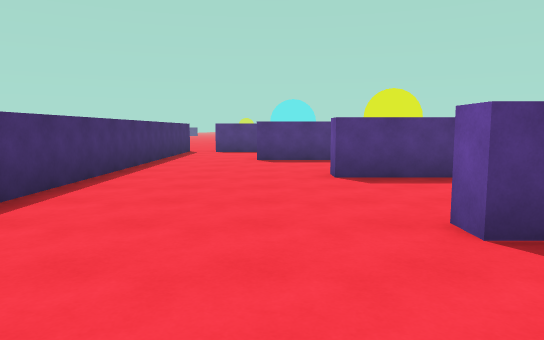
View 1 (above)

17 first-person views from a walk through a scene from a Unity 3-D project. The camera is 1.5 m above the floor, tilts 6° down and sees 70° across. The floor is counted in squares, 2 m on a side. Each view is taken from the middle of a square. On the plan, view 1 faces up. The plan holds only what a view shows up to about 12 squares ahead; the rest is blank. The place goes on beyond the plan. The player is left out.

View 2
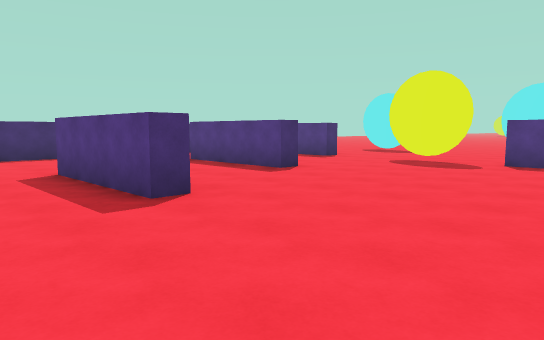

View 3
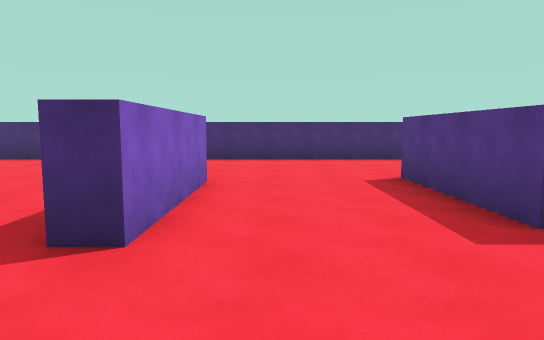

View 4
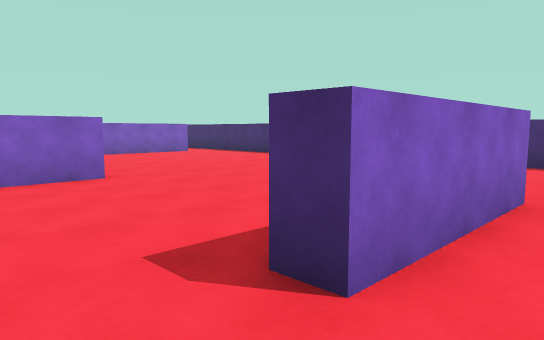

View 5
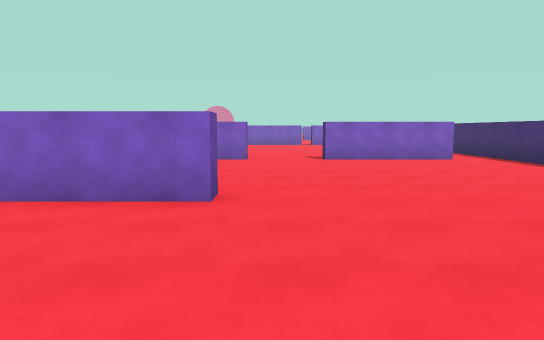

View 6
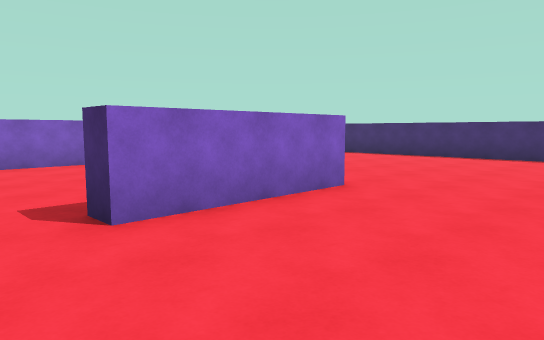

View 7
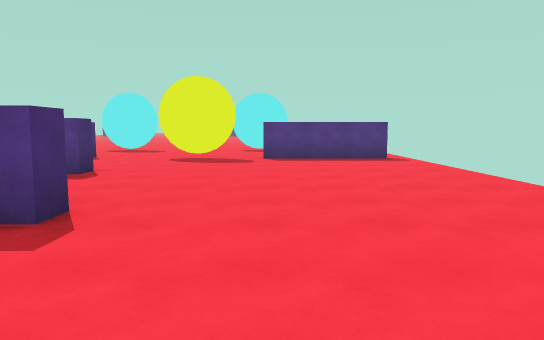

View 8
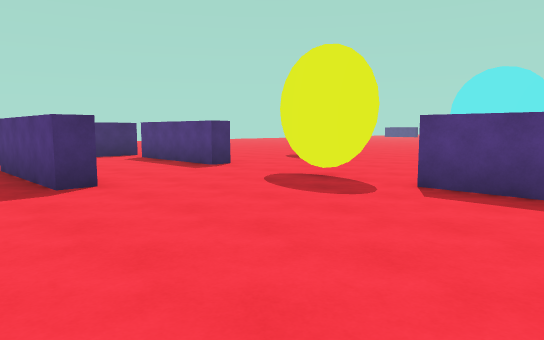

View 9
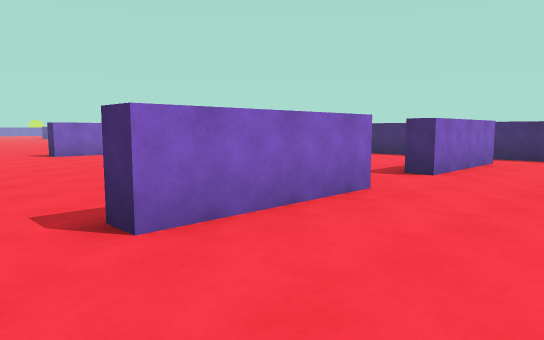

View 10
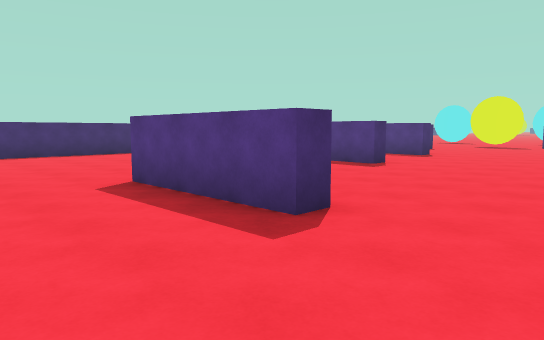

View 11
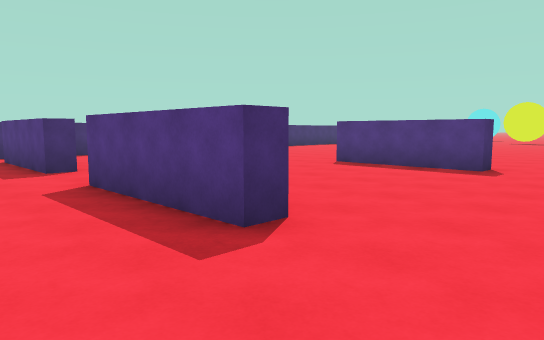

View 12
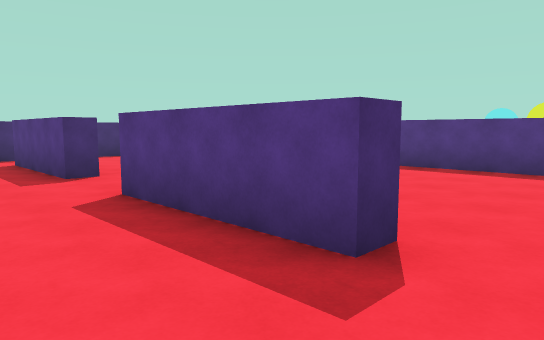

View 13
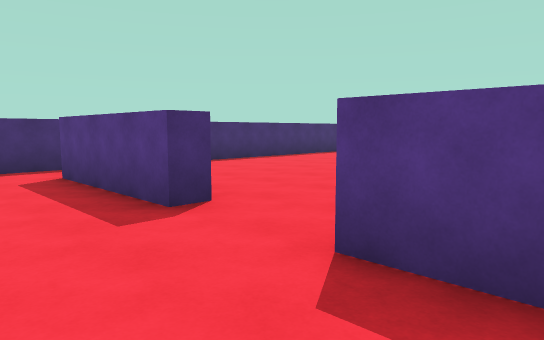

View 14
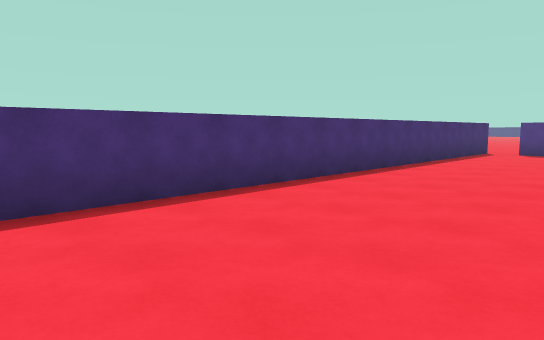

View 15
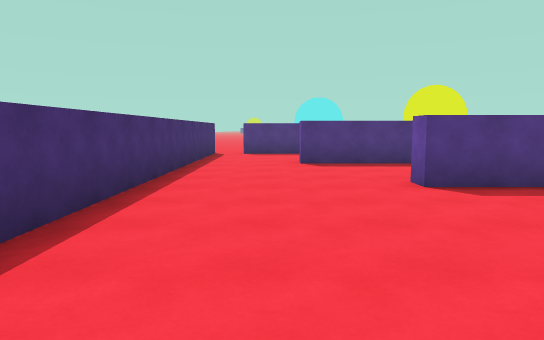

View 16
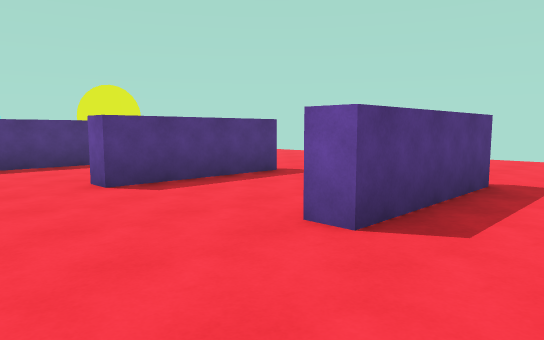

View 17
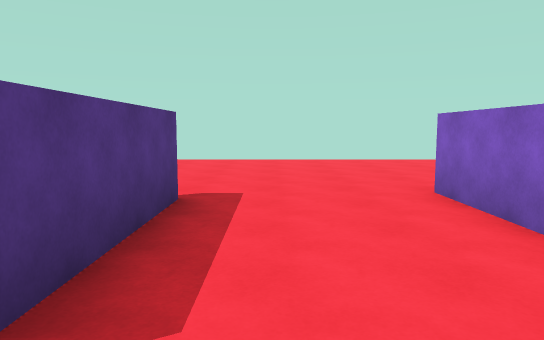

### Floor plan
Points are (right, up) in squares from view 1. A wall is a line through its corners. A room is listed if a view was taken in it or the views show most of it. See-through windows are left out.
Room 1 (views 1, 2, 3, 4, 5, 6, 7, 8, 9, 10, 11, 12, 13, 14, 15, 16, 17)
walls: (4.6, 2.6) (1.4, 2.6) (1.4, 3.1) (4.6, 3.1) (4.6, 2.6); (3.6, -2) (6.8, -2) (6.8, -2.5) (3.6, -2.5) (3.6, -2); (4.1, 6.6) (4.1, 6) (1, 6) (1, 6.6); (3.6, -7.6) (6.8, -7.6) (6.8, -8.1) (3.6, -8.1); (2.8, 10) (2.8, 9.5) (-0.4, 9.5) (-0.4, 9.9); (-1.5, -7.6) (1.7, -7.6) (1.7, -8.1) (-1.5, -8.1); (-2.8, 10.5) (-2.8, -10.5); (3.7, 13) (3.1, 13.2); (3.9, 13.1) (3.2, 13.1); (5, 13.1) (3.3, 13.1); (5, 13.2) (4.2, 12.9) (3.4, 12.9); (1.3, 13.5) (1.3, 12.9) (-0.6, 12.9); (9, 12.9) (5.8, 12.9)
ways out: opening at (-1.5, 10) to room 2; opening at (0.5, 11.5) to room 2; opening at (2.5, 13); gap at (5.5, 13); gap at (9, 13)
Room 2 (no view inside)
walls: (-2.8, 13.2) (-2.8, 10.5); (-0.6, 12.9) (-2, 12.9)
ways out: opening at (-1.5, 10) to room 1; opening at (0.5, 11.5) to room 1; gap at (-2, 13)

Where each view was taken, in squares from view 1:
view 1: 0 up, 0 right, facing up
view 2: 4 up, 8 right, facing up-left
view 3: 4 up, 7 right, facing left
view 4: 4 up, 6 right, facing down-left
view 5: 2 up, 3 right, facing down
view 6: 1 up, 8 right, facing down-left
view 7: 3 up, 6 right, facing up
view 8: 8 up, 8 right, facing up-left
view 9: 5 down, 8 right, facing down-left
view 10: 5 down, 9 right, facing up-left
view 11: 10 down, 9 right, facing up-left
view 12: 10 down, 8 right, facing up-left
view 13: 10 down, 5 right, facing up-left
view 14: 0 up, 1 right, facing up-left
view 15: 1 up, 1 left, facing up
view 16: 1 up, 1 left, facing up-right
view 17: 5 up, 0 right, facing right
